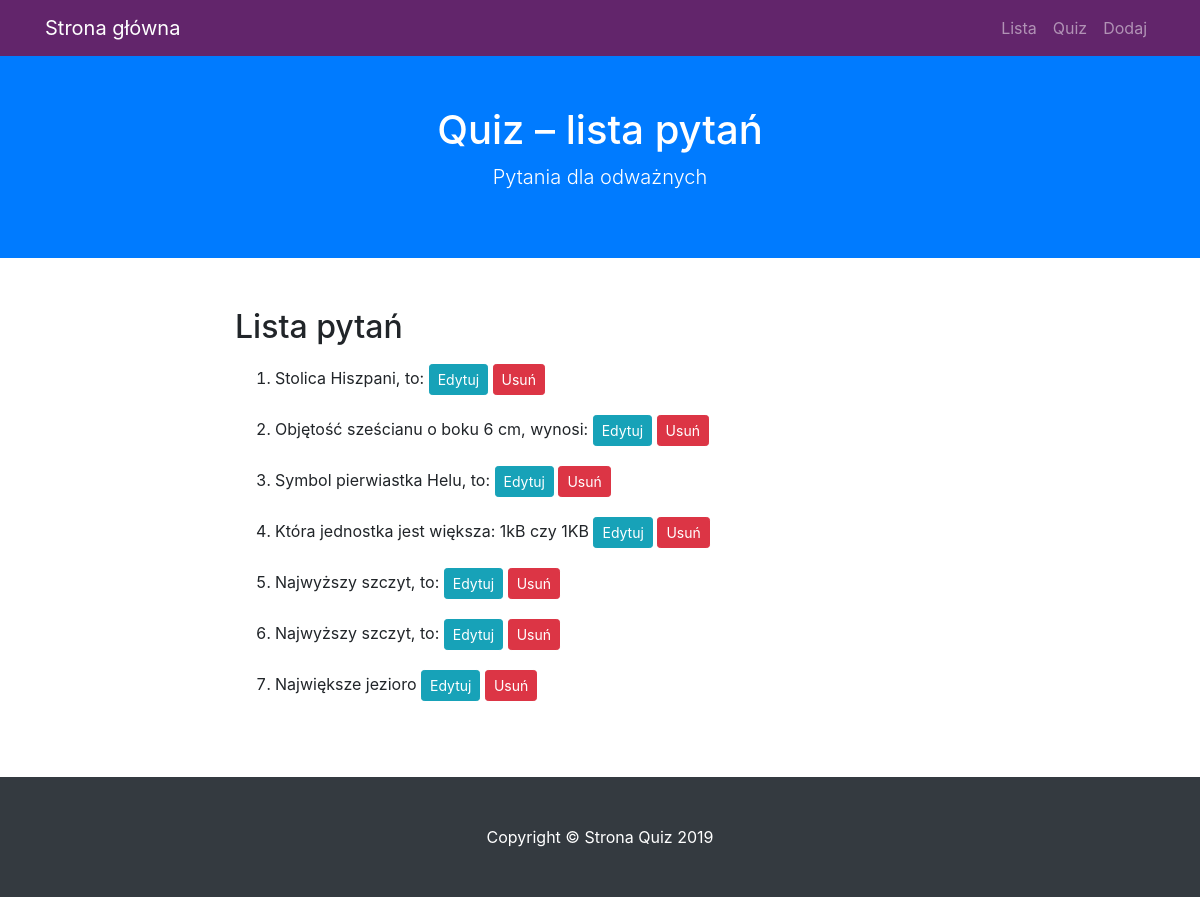
Screenshot of /lista with the database file from the repository.
### flask_chat/modele.py (models this page shows)
class BazaModel(Model):
    class Meta:
        database = baza

class Pytanie(BazaModel):
    pytanie = CharField(null=False)
    kategoria = ForeignKeyField(Kategoria, related_name='pytania')

### flask_chat/views.py (the view)
@app.route('/lista')
def lista():
    pytania = Pytanie.select()
    return render_template('lista.html', query=pytania)

### flask_chat/app.py (called while the page is built)
@app.before_request
def before_request():
    g.db = baza
    g.db.connect(reuse_if_open=True)

@app.after_request
def after_request(response):
    g.db.close()
    return response

### flask_chat/templates/lista.html (shortened to what this page needs)
{% extends "szablon.html" %}
{% block h1 %}Quiz – lista pytań{% endblock %}
{% block tresc %}
  <h2>Lista pytań</h2>
  <ol>
    {% for p in query %}
        <li class="elemdel">{{ p.pytanie }}
            <a href="{{ url_for('edytuj', pid=p.id)}}" class="btn btn-sm btn-info">Edytuj</a>
            <a href="{{ url_for('usun', pid=p.id)}}" class="btn btn-sm btn-danger">Usuń</a>
        </li>
    {% endfor %}
  </ol>
{% endblock %}

### flask_chat/static/css/style.css (style rules this page uses)
li.elemdel { padding: 10px 0; }

### rows the page displays
Pytanie: pytanie "Stolica Hiszpani, to:"
Pytanie: pytanie "Objętość sześcianu o boku 6 cm, wynosi:"
Pytanie: pytanie "Symbol pierwiastka Helu, to:"
Pytanie: pytanie "Która jednostka jest większa: 1kB czy 1KB"
Pytanie: pytanie "Najwyższy szczyt, to:"
Pytanie: pytanie "Najwyższy szczyt, to:"
Pytanie: pytanie "Największe jezioro"
